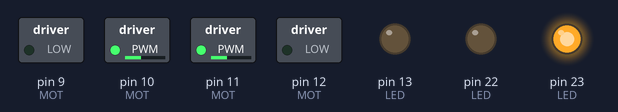
Simulated run of this sketch. Board: Arduino Mega 2560, built with avr-gcc and run on an emulated ATmega2560. On the bench: switched loads named in the sketch (green lamp = pin HIGH), output pins drawn as LEDs (lit = HIGH).

Above: at 0.5 s.
At 1.5 s:
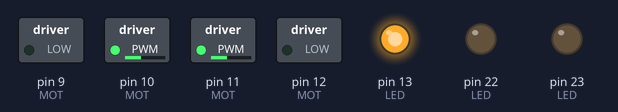
At 5.5 s:
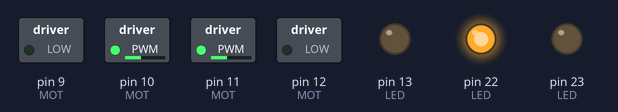
Timing chart, 0 to 6.9 s (numbered marks = the images above):
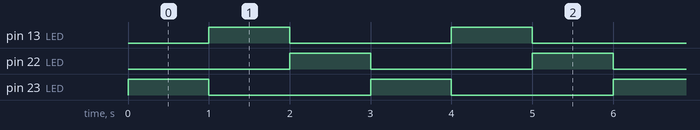

Measured:
- by itself, pin 13 (LED), pin 22 (LED), pin 23 (LED): alternates HIGH for 1.0 s and LOW for 2.0 s
- by itself, everything shown: repeats every 3.0 s, in 3 steps

The sketch:

TeensyCode.ino
```cpp
#include <NewPing.h>

#define RLED 23
#define GLED 13
#define BLED 22

#define LIR A3
#define CIR A1
#define RIR A2

#define VDIV A0

#define LF 12
#define LB 11
#define RF 9
#define RB 10

#define USTRIGGER 6
#define USECHO 5

#define STOP_THRESH 2

int DEF_MOT_SPEED = 100; // Default motor speed
int TEST_INT = 0;

NewPing sonar(USTRIGGER, USECHO);
int LED[3] = {RLED, GLED, BLED};
int IR[3] = {LIR, CIR, RIR};
int MOT[2][2] = {{LF, LB}, {RF, RB}};
void setup() {
  //LEDS and IR
  for (int i = 0; i < 3; i++) {
    pinMode(LED[i], OUTPUT);
    pinMode(IR[i], INPUT);
  }

  //Voltage Divider, for checking battery
  pinMode(VDIV, INPUT);

  //Serial, for outputting... stuff.
  Serial1.begin(9600); // USB is always 12 Mbit/sec

  setMotors(DEF_MOT_SPEED, DEF_MOT_SPEED);
}

void loop() {

  for (int i = 0; i < 3; i++) {
    digitalWrite(LED[(i-1>=0) ? i-1 : 2], 0);
    digitalWrite(LED[i], 1);
    //Serial.println(sonar.ping_cm());
    //Serial.println(checkIR(IR[i]));

    TEST_INT++;
    Serial.println(TEST_INT);

    delay(1000);
  }


}

//returns true if on white, false if on black/edge
bool checkIR(int ir) {
  return analogRead(ir) < 500;
}

//returns true if the battery has enough juice
bool checkBatt() {
  return analogRead(VDIV) > 512;
}


//each motor between -255 and 255 (though best values are < 200)
void setMotors(int left, int right) {
  int val[2] = {left, right};
  for (int i = 0; i < 2; i++) {
    if (val[i] == 0) for (int j = 0; j < 2; j++) analogWrite(MOT[i][j], 0);
    else {
      bool dir = val[i] > 0;
      analogWrite(MOT[i][!dir], 0);
      analogWrite(MOT[i][dir], abs(val[i]));
    }
  }
}

void followLineUntilJunction() {
  int confirm = 0;
  uint8_t reading;
  unsigned long t = millis();

  while (true) {
    unsigned long delta = millis() - t;
    if (millis() - t < 100) {
      delay(100-delta);
      continue;
    }
    t = millis();

    reading = 0;
    for (int i = 0; i < 3; i++) reading =+ checkIR(IR[i]) << i;

    if (reading == 0b000 || reading == 0b101 || reading == 0b111) {
      if (confirm <= STOP_THRESH) {
        confirm++;
        continue;
      }
      else {
        setMotors(0, 0);
        return;
      }
    }
    confirm = 0;

    if (reading == 0b100 || reading == 0b110)
      setMotors(100, 0);
    else if (reading == 0b001 || reading == 0b011)
      setMotors(0, 100);
    else
      setMotors(75, 75);
  }

}
```
